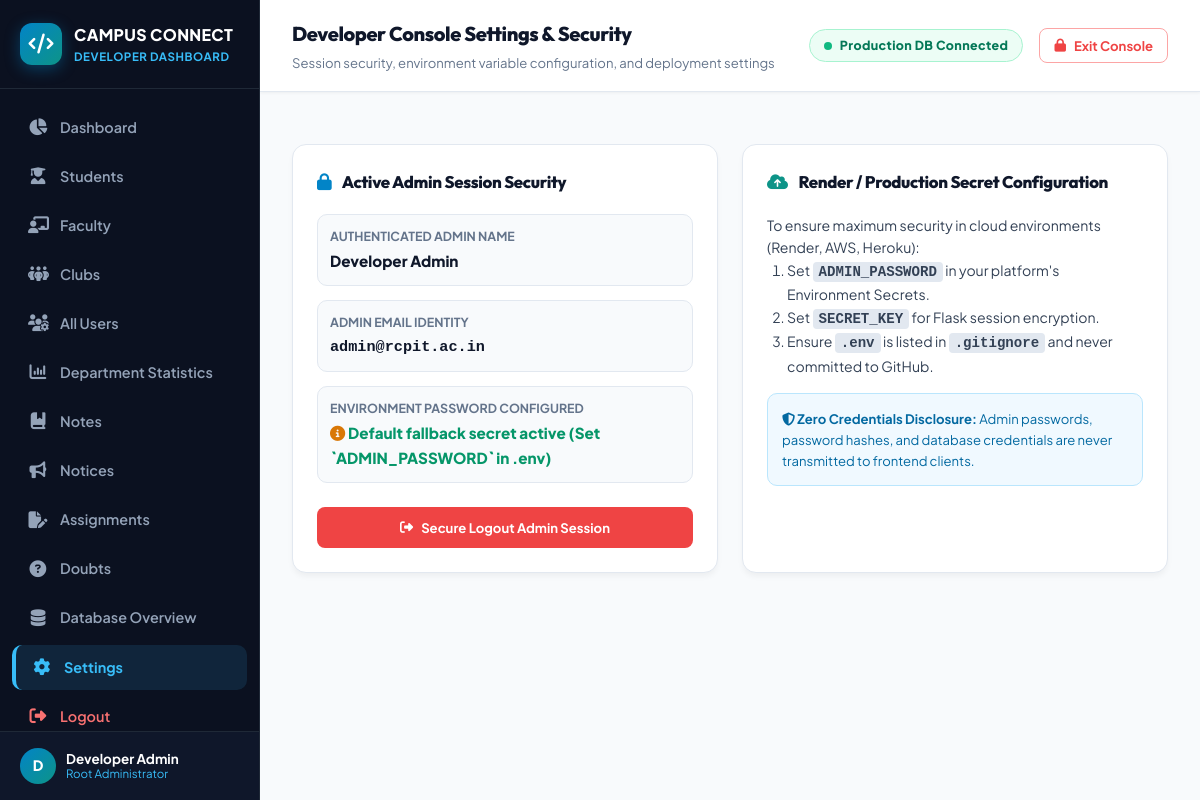
The app's page /admin/settings (signed in), older data.
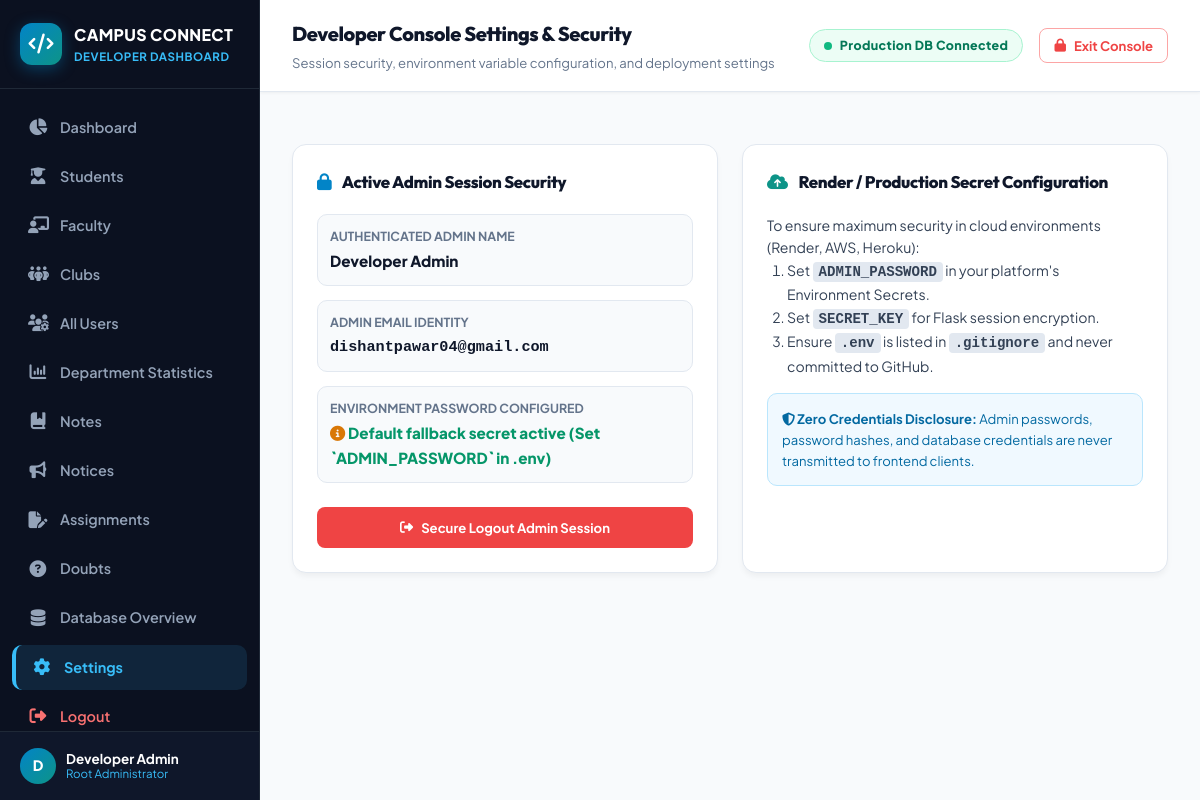
The same page, newer data.
### models.py (models this page shows, shortened)
class User(db.Model):
    __tablename__ = 'users'
    id = db.Column(db.Integer, primary_key=True)
    email = db.Column(db.String(120), nullable=False, unique=True)
    password_hash = db.Column(db.String(255), nullable=False)
    full_name = db.Column(db.String(100), nullable=False)
    role = db.Column(db.String(20), nullable=False) # 'student', 'faculty', 'club'
    is_active = db.Column(db.Boolean, default=True, nullable=False)
    created_at = db.Column(db.DateTime, default=datetime.utcnow)
    updated_at = db.Column(db.DateTime, default=datetime.utcnow, onupdate=datetime.utcnow)
    student_profile = db.relationship('Student', backref='user', uselist=False, cascade="all, delete-orphan")
    faculty_profile = db.relationship('Faculty', backref='user', uselist=False, cascade="all, delete-orphan")
    club_profile = db.relationship('Club', backref='user', uselist=False, cascade="all, delete-orphan")
    notes_uploaded = db.relationship('Note', backref='uploader', lazy=True)

### routes/admin.py (the view)
@admin_bp.route('/settings')
@admin_required
def settings():
    session_info = {
        'admin_logged_in': session.get('admin_logged_in'),
        'admin_email': session.get('admin_email', 'admin@rcpit.ac.in'),
        'user_name': session.get('user_name', 'Developer Admin'),
        'role': session.get('role', 'admin'),
        'has_env_password': 'ADMIN_PASSWORD' in os.environ,
        'session_permanent': True
    }
    return render_template('admin/settings.html', session_info=session_info)

### routes/admin.py (called while the page is built)
def admin_required(f):
    @wraps(f)
    def decorated_function(*args, **kwargs):
        if not session.get('admin_logged_in') or session.get('role') != 'admin':
            flash('Admin access required. Please authenticate as Developer Admin.', 'danger')
            return redirect(url_for('admin.login'))
        user_id = session.get('user_id')
        if user_id:
            user = db.session.get(User, user_id)
            if user and user.role != 'admin':
                session.clear()
                flash('Unauthorized access: Developer Admin privileges required.', 'danger')
                return redirect(url_for('admin.login'))
        return f(*args, **kwargs)
    return decorated_function

### routes/auth.py (called while the page is built)
@auth_bp.before_app_request
def load_logged_in_user():
    user_id = session.get('user_id')
    if user_id is None:
        g.user = None
    else:
        g.user = db.session.get(User, user_id)

### templates/admin/settings.html (shortened to what the changed rows need)
{% extends "admin/base.html" %}
{% block page_heading %}Developer Console Settings & Security{% endblock %}
{% block page_subheading %}Session security, environment variable configuration, and deployment settings{% endblock %}
{% block content %}
<div style="display: grid; grid-template-columns: 1fr 1fr; gap: 24px;">
    <div class="admin-card">
        <h3 style="font-size: 1.05rem; font-weight: 800; color: #0f172a; margin: 0 0 18px 0;">
            <i class="fa-solid fa-lock" style="color: #0284c7; margin-right: 8px;"></i> Active Admin Session Security
        </h3>
        <div style="display: flex; flex-direction: column; gap: 14px;">
            <div style="padding: 12px; background: #f8fafc; border: 1px solid #e2e8f0; border-radius: 10px;">
                <div style="font-size: 0.78rem; font-weight: 700; color: #64748b; text-transform: uppercase;">Authenticated Admin Name</div>
                <div style="font-size: 0.95rem; font-weight: 800; color: #0f172a; margin-top: 2px;">{{ session_info.user_name }}</div>
            </div>
            <div style="padding: 12px; background: #f8fafc; border: 1px solid #e2e8f0; border-radius: 10px;">
                <div style="font-size: 0.78rem; font-weight: 700; color: #64748b; text-transform: uppercase;">Admin Email Identity</div>
                <div style="font-size: 0.95rem; font-weight: 800; color: #0f172a; margin-top: 2px; font-family: monospace;">{{ session_info.admin_email }}</div>
            </div>
            <div style="padding: 12px; background: #f8fafc; border: 1px solid #e2e8f0; border-radius: 10px;">
                <div style="font-size: 0.78rem; font-weight: 700; color: #64748b; text-transform: uppercase;">Environment Password Configured</div>
                <div style="font-size: 0.95rem; font-weight: 800; color: #059669; margin-top: 2px;">
                    {% if session_info.has_env_password %}
                        <i class="fa-solid fa-check-circle"></i> `ADMIN_PASSWORD` defined in Environment
                    {% else %}
                        <i class="fa-solid fa-info-circle" style="color: #d97706;"></i> Default fallback secret active (Set `ADMIN_PASSWORD` in .env)
                    {% endif %}
                </div>
            </div>
            <div style="margin-top: 10px;">
                <a href="{{ url_for('admin.logout') }}" class="btn btn-sm" style="background: #ef4444; color: white; border: none; font-weight: 700; width: 100%; text-align: center; padding: 10px;">
                    <i class="fa-solid fa-right-from-bracket"></i> Secure Logout Admin Session
                </a>
            </div>
        </div>
    </div>
    <div class="admin-card">
        <h3 style="font-size: 1.05rem; font-weight: 800; color: #0f172a; margin: 0 0 18px 0;">
            <i class="fa-solid fa-cloud-arrow-up" style="color: #0d9488; margin-right: 8px;"></i> Render / Production Secret Configuration
        </h3>
        <div style="font-size: 0.88rem; color: #334155; line-height: 1.6;">
            <p style="margin-top: 0;">To ensure maximum security in cloud environments (Render, AWS, Heroku):</p>
            <ol style="padding-left: 20px; margin-bottom: 16px;">
                <li>Set <code style="background: #e2e8f0; padding: 2px 6px; border-radius: 4px; font-weight: 700;">ADMIN_PASSWORD</code> in your platform's Environment Secrets.</li>
                <li>Set <code style="background: #e2e8f0; padding: 2px 6px; border-radius: 4px; font-weight: 700;">SECRET_KEY</code> for Flask session encryption.</li>
                <li>Ensure <code style="background: #e2e8f0; padding: 2px 6px; border-radius: 4px; font-weight: 700;">.env</code> is listed in <code style="background: #e2e8f0; padding: 2px 6px; border-radius: 4px; font-weight: 700;">.gitignore</code> and never committed to GitHub.</li>
            </ol>
            <div style="background: #f0f9ff; border: 1px solid #bae6fd; padding: 14px; border-radius: 10px; font-size: 0.82rem; color: #0369a1;">
                <i class="fa-solid fa-shield-halved"></i> <strong>Zero Credentials Disclosure:</strong> Admin passwords, password hashes, and database credentials are never transmitted to frontend clients.
            </div>
        </div>
    </div>
</div>
{% endblock %}

### templates/admin/base.html (shortened to what the changed rows need)
<!DOCTYPE html>
<html lang="en">
<head>
    <link rel="stylesheet" href="https://cdnjs.cloudflare.com/ajax/libs/font-awesome/6.4.0/css/all.min.css">
    <link rel="stylesheet" href="{{ url_for('static', filename='css/style.css') }}">
</head>
<body>
    {% if session.get('admin_logged_in') %}
    <div class="admin-layout">
        <aside class="admin-sidebar">
            <div class="admin-sidebar-header">
                <div class="admin-brand-icon">
                    <i class="fa-solid fa-code"></i>
                </div>
                <div>
                    <div style="font-size: 1rem; font-weight: 800; color: white; letter-spacing: 0.02em;">CAMPUS CONNECT</div>
                    <div style="font-size: 0.72rem; color: #38bdf8; font-weight: 700; text-transform: uppercase; letter-spacing: 0.05em;">Developer Dashboard</div>
                </div>
            </div>
            <nav class="admin-sidebar-nav">
                <a href="{{ url_for('admin.dashboard') }}" class="admin-nav-item {% if request.endpoint == 'admin.dashboard' %}active{% endif %}">
                    <i class="fa-solid fa-chart-pie"></i>
                    <span>Dashboard</span>
                </a>
                <a href="{{ url_for('admin.students') }}" class="admin-nav-item {% if request.endpoint == 'admin.students' %}active{% endif %}">
                    <i class="fa-solid fa-user-graduate"></i>
                    <span>Students</span>
                </a>
                <a href="{{ url_for('admin.faculty') }}" class="admin-nav-item {% if request.endpoint == 'admin.faculty' %}active{% endif %}">
                    <i class="fa-solid fa-chalkboard-user"></i>
                    <span>Faculty</span>
                </a>
                <a href="{{ url_for('admin.clubs') }}" class="admin-nav-item {% if request.endpoint == 'admin.clubs' %}active{% endif %}">
                    <i class="fa-solid fa-people-group"></i>
                    <span>Clubs</span>
                </a>
                <a href="{{ url_for('admin.users') }}" class="admin-nav-item {% if request.endpoint == 'admin.users' %}active{% endif %}">
                    <i class="fa-solid fa-users-gear"></i>
                    <span>All Users</span>
                </a>
                <a href="{{ url_for('admin.departments') }}" class="admin-nav-item {% if request.endpoint in ['admin.departments', 'admin.department_statistics'] %}active{% endif %}">
                    <i class="fa-solid fa-chart-column"></i>
                    <span>Department Statistics</span>
                </a>
                <a href="{{ url_for('admin.notes') }}" class="admin-nav-item {% if request.endpoint == 'admin.notes' %}active{% endif %}">
                    <i class="fa-solid fa-book-bookmark"></i>
                    <span>Notes</span>
                </a>
                <a href="{{ url_for('admin.notices') }}" class="admin-nav-item {% if request.endpoint == 'admin.notices' %}active{% endif %}">
                    <i class="fa-solid fa-bullhorn"></i>
                    <span>Notices</span>
                </a>
                <a href="{{ url_for('admin.assignments') }}" class="admin-nav-item {% if request.endpoint == 'admin.assignments' %}active{% endif %}">
                    <i class="fa-solid fa-file-pen"></i>
                    <span>Assignments</span>
                </a>
                <a href="{{ url_for('admin.doubts') }}" class="admin-nav-item {% if request.endpoint == 'admin.doubts' %}active{% endif %}">
                    <i class="fa-solid fa-circle-question"></i>
                    <span>Doubts</span>
                </a>
                <a href="{{ url_for('admin.database_overview') }}" class="admin-nav-item {% if request.endpoint in ['admin.database_overview', 'admin.system'] %}active{% endif %}">
                    <i class="fa-solid fa-database"></i>
                    <span>Database Overview</span>
                </a>
                <a href="{{ url_for('admin.settings') }}" class="admin-nav-item {% if request.endpoint == 'admin.settings' %}active{% endif %}">
                    <i class="fa-solid fa-gear"></i>
                    <span>Settings</span>
                </a>
                <a href="{{ url_for('admin.logout') }}" class="admin-nav-item" style="color: #f87171; margin-top: auto;">
                    <i class="fa-solid fa-right-from-bracket"></i>
                    <span>Logout</span>
                </a>
            </nav>
            <div class="admin-user-card">
                <div style="display: flex; align-items: center; gap: 10px;">
                    <div style="width: 36px; height: 36px; background: linear-gradient(135deg, #0284c7, #0d9488); color: white; border-radius: 50%; display: flex; align-items: center; justify-content: center; font-weight: 800; font-size: 0.9rem;">
                        {{ session.get('user_name', 'A')[0] | upper }}
                    </div>
                    <div style="line-height: 1.2;">
                        <div style="font-size: 0.84rem; font-weight: 700; color: white;">{{ session.get('user_name', 'Developer Admin') }}</div>
                        <div style="font-size: 0.72rem; color: #38bdf8;">Root Administrator</div>
                    </div>
                </div>
            </div>
        </aside>
        <div style="display: flex; flex-direction: column; width: 100%; min-width: 0;">
            <header class="admin-top-header">
                <div>
                    <h2 style="font-size: 1.25rem; font-weight: 800; color: #0f172a; margin: 0;">{% block page_heading %}Developer Admin Dashboard{% endblock %}</h2>
                    <p style="font-size: 0.82rem; color: #64748b; margin-top: 2px;">{% block page_subheading %}Real Production Database Management & Telemetry{% endblock %}</p>
                </div>
                <div style="display: flex; align-items: center; gap: 16px;">
                    <span class="admin-badge-live">
                        <span class="pulse-dot"></span> Production DB Connected
                    </span>
                    <a href="{{ url_for('admin.logout') }}" class="btn btn-outline btn-sm" style="color: #ef4444; border-color: #fca5a5;">
                        <i class="fa-solid fa-lock"></i> Exit Console
                    </a>
                </div>
            </header>
            <main style="padding: 28px 32px; flex: 1;">
                {% block content %}{% endblock %}
            </main>
        </div>
    </div>
    {% endif %}
</body>
</html>

Row changes from the older to the newer data that the page shows:
changed User "Developer Admin": admin_email "admin@rcpit.ac.in" → "dishantpawar04@gmail.com"
